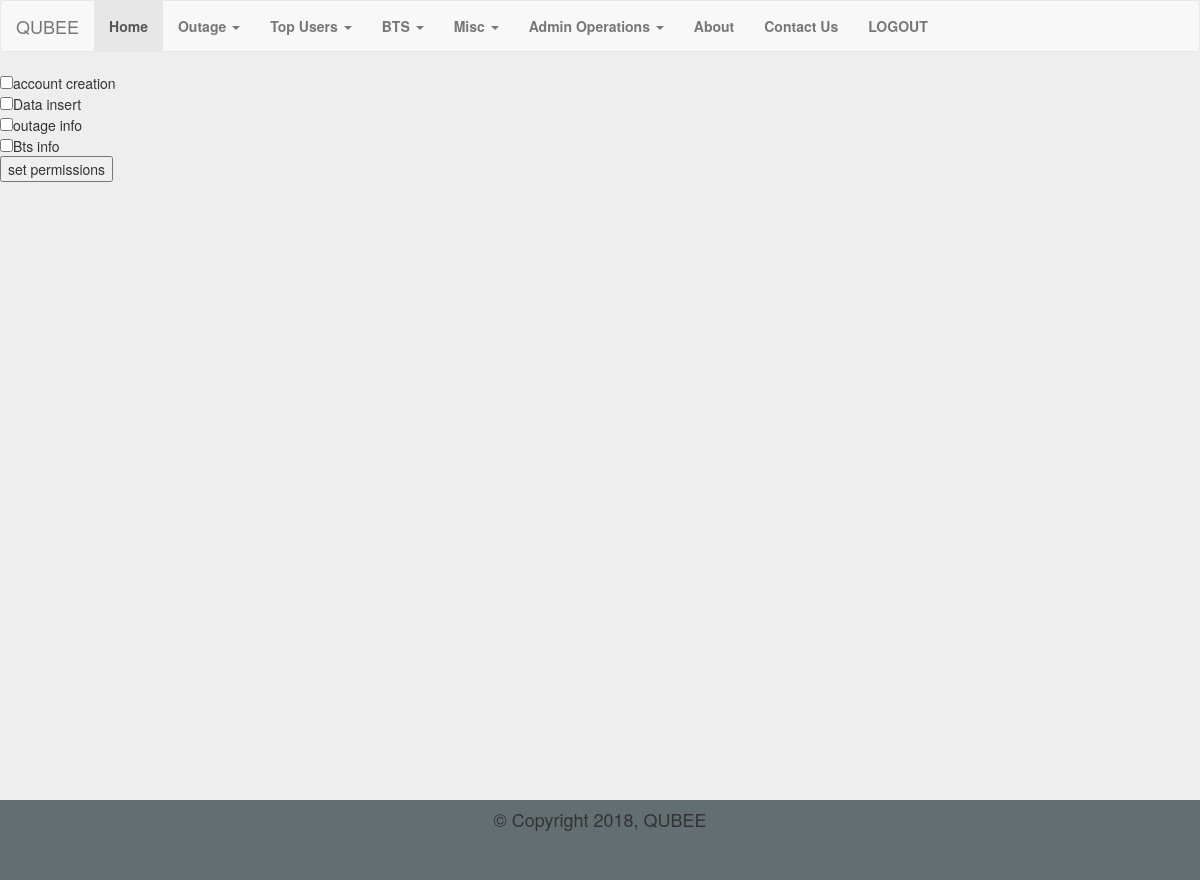
The app's page /permissions.php (signed in) with its own data.
### tables this page shows
CREATE TABLE IF NOT EXISTS `permissions` (
  `perm_id` int(11) NOT NULL,
  `perm_desc` varchar(100) NOT NULL
);

### permissions.php (the view, shortened to what this page needs)
<!DOCTYPE html>
<html lang="en">
<head>
</head>
<body>
<?php
include 'header.php';
?>
<?php
$dbc=mysqli_connect('localhost','root','','qubee')
or die('Error for establishing connection');
?>
<?php
  $query3="SELECT * FROM permissions";
 $result=mysqli_query($dbc,$query3);
 while($row=mysqli_fetch_array($result)){
 	?>
 	<form action="permissions.php" method="post">
 		<?php
	echo '<input type="checkbox" name="toinsert[]" value="'.$row['perm_id'].'">'.$row['perm_desc'].'<br>';
}
    ?>
     <input type="submit" name="submit" value="set permissions">
 </form>
  <?php include 'footer.php' ?>
</body>
</html>

### style.css (style rules this page uses)
html,body { background:#eee !important;margin:0;padding:0;height:100%;width:100% }

### records on screen
permissions: perm_desc "account creation"
permissions: perm_desc "Data insert"
permissions: perm_desc "outage info"
permissions: perm_desc "Bts info"
